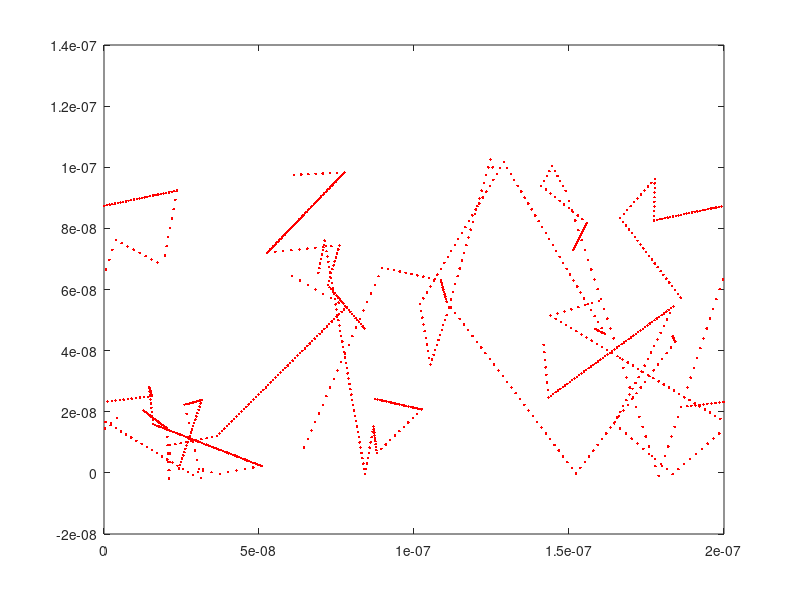
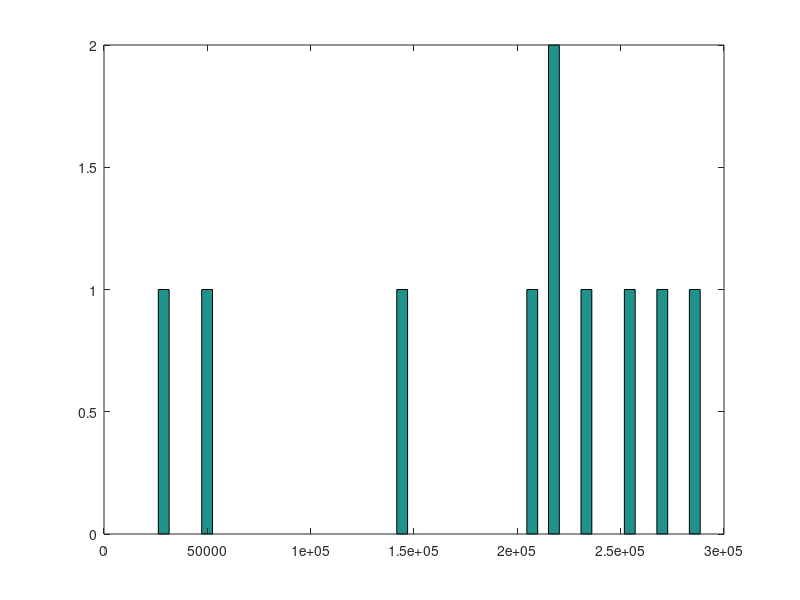

These charts were generated, in order, by the following MATLAB code:
close all
clear all
clc

%dimensions of the box (nm)
W = 100e-9;
L = 200e-9;

%1000 electrons in the box (sometimes set to much lower value for testing)
np = 10;

tau = 0.2e-12;
K = 1.38e-23;
m = 0.26*9.11e-31;
T = 300;

%generating the random positions of the electrons
xp = rand(np, 1)*L;
yp = rand(np, 1)*W;

plot(xp, yp, '.r')
hold on

%make them move; generating random velocities
vth = sqrt(2*K*T/m);

vx = randn(np,1)*vth/sqrt(2); 
vy = randn(np,1)*vth/sqrt(2);

dt = L/100/vth;

for t = 1:100
    
    %change in distance, ie how much an electron moves in x & y direction
    dx = dt*vx;
    dy = dt*vy;
    
    x = xp + dx; 
    y = yp + dy; 
    
    % if a partcile goes too far right
    gx = x > L;
    x(gx) = x(gx) - L;
    % if partcle goes too far left
    lx = x < 0;
    x(lx) = x(lx) + L;
    
    %if particle touches the top or bottom, it must reflect (change the
    %velocity sign!
    gy = y > W; 
    vy(gy) = -vy(gy);
        
    ly = y < 0;
    vy(ly) = -vy(ly);    
       
    % Scattering Code begins
    Pscat = 1 - exp(-dt/tau);

    if (Pscat > rand())
        %assign new v for a particle where Pscat is greater than random value
        vx = randn(np,1)*vth/sqrt(2);
        vy = randn(np,1)*vth/sqrt(2);
    end    
       
    %plotting trajectories 
    plot (x, y, '.r')
    
    xp = x;
    yp = y;
    
    % Plotting temperature 
    Temp = (vth.^2)*m/(2*K);
  
%     figure;
%     plot(t, Temp)
    
    pause(0.1)
end 

%Histogram plot of the speeds
vavg = sqrt(vx.^2 + vy.^2);
figure;
hist(vavg, 50);




